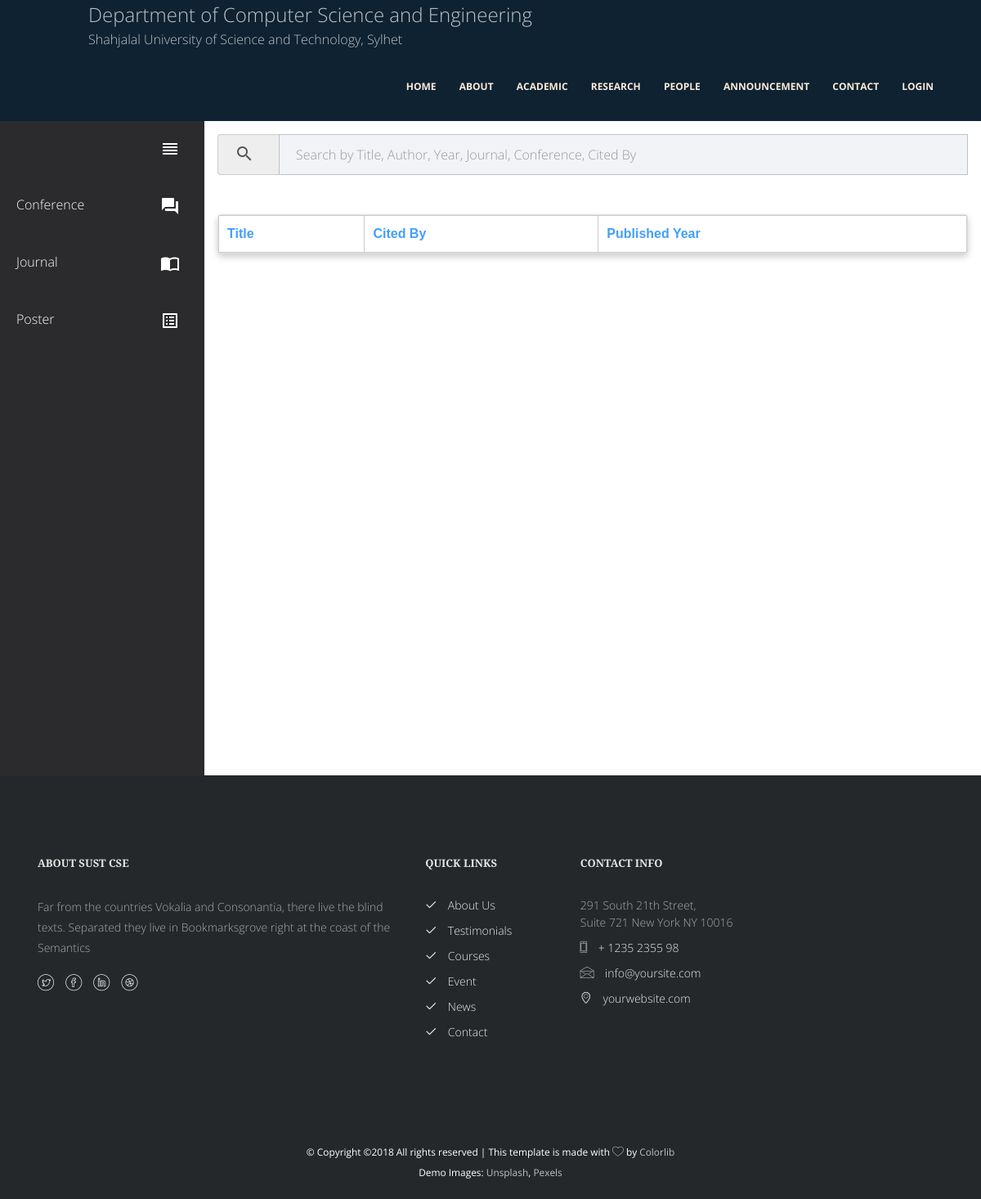
The page /research/publications/ on the database as committed earlier.
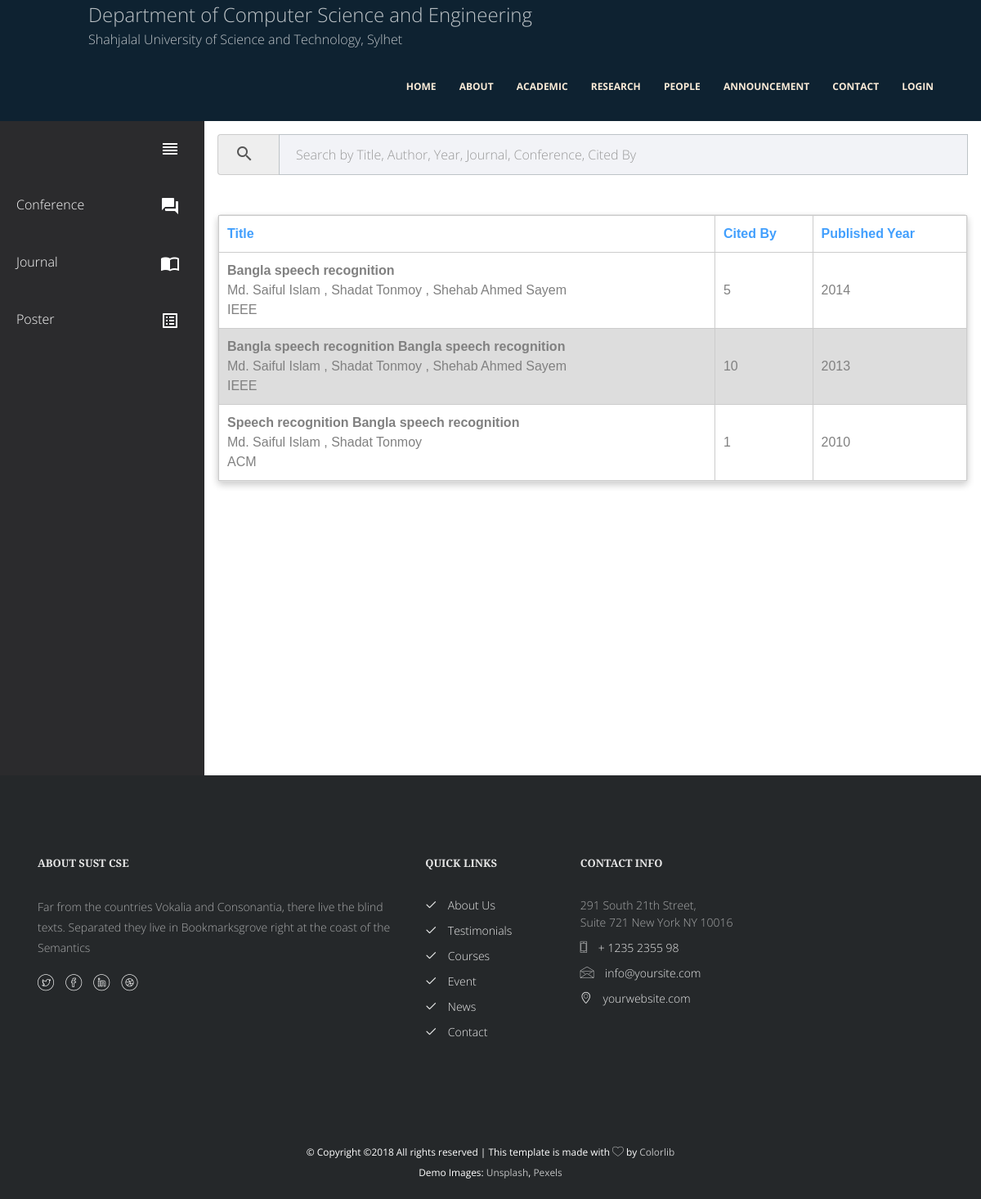
The same page on the database as committed later.
### research/models.py (models this page shows, shortened)
class Publication(models.Model):
    title = models.CharField(max_length=500)
    publication_type = models.ForeignKey(PublicationType, on_delete=models.CASCADE)
    published_year = models.CharField(max_length=10)
    link = models.URLField(blank=True, null=True)
    research_group = models.ForeignKey(ResearchGroup, blank=True, null=True, on_delete=models.SET_NULL)
    author_faculty = models.ForeignKey(Faculty, null=True, on_delete=models.SET_NULL)
    author_student = models.ManyToManyField(Student, related_name="students")
    where_published = models.CharField(max_length=500)
    cited_by = models.IntegerField()

### people/models.py (models this page shows)
class People(models.Model):
    name = models.CharField(max_length=200)
    designation = models.CharField(max_length=200)
    image = models.ImageField(blank=True, null=True, upload_to='people/images/')
    office = models.CharField(max_length=200)
    contact = models.CharField(max_length=200, blank=True, null=True)
    email = models.EmailField(blank=True, null=True)
    socialLinks = ["Dribbble.png", "Facebook.png", "Github.png", "YouTube.png", "Twitter.png", "Pinterest.png",
                   "Linkedin.png", "Google+.png", "Snapchat.png", "Instagram.png"]
    class Meta:
        abstract = True

class Faculty(People):
    research_interest = models.ManyToManyField(ResearchArea, related_name="faculty")
    STATUS = (
        ('in_service', 'In service'),
        ('on_leave', 'On leave'),
        ('ex', 'Ex Faculty'),
    )
    status = models.CharField(max_length=20, choices=STATUS)
    def __str__(self):
        return self.name
    class Meta:
        verbose_name_plural = "faculties"

class Student(models.Model):
    name = models.CharField(max_length=200)
    registration_no = models.CharField(max_length=12)
    STATUS = (
        ('current', 'Current'),
        ('allumni', 'Allumni'),
    )
    status = models.CharField(max_length=20, choices=STATUS)
    session = models.CharField(max_length=10)
    batch = models.ForeignKey(Batch, on_delete=models.CASCADE)
    def __str__(self):
        return self.name

### research/views.py (the view)
# urls.py: path('publications/', views.publications, name='publications'),
def publications(request):
    publications = Publication.objects.all()
    context = {'publications': publications}
    return render(request, 'research/publications.html', context)

### templates/research/publications.html (shortened to what this page needs)
{% extends 'base.html' %}
{% block content %}
<div class="sidebar">
    <ul class="sidebar-nav">
        <li>
            <a id="navbar-toggle"><i class="material-icons sidebar-icon" aria-hidden="true">reorder</i></i></a>
        </li>
        <li>
            <a href="#" onclick="showDiv('conference')">Conference <i class="material-icons sidebar-icon"
                                                                      aria-hidden="true">forum</i></i></a>
        </li>
        <li>
            <a href="#" onclick="showDiv('journal')">Journal <i class="material-icons sidebar-icon" aria-hidden="true">import_contacts</i></i>
            </a>
        </li>
        <li>
            <a href="#" onclick="showDiv('poster')">Poster <i class="material-icons sidebar-icon" aria-hidden="true">list_alt</i></i>
            </a>
        </li>
    </ul>
</div>
<div id="main">
        <form>
            <div class="input-group">
                <span class="input-group-addon"><i class="material-icons">search</i></span>
                <input style="border:1px solid #bdc3c7" id="searchItem" type="text" class="form-control"
                       name="searchItem" placeholder="Search by Title, Author, Year, Journal, Conference, Cited By">
            </div>
            <br>
        </form>
    <br>
    <div class="card" id="conference" style="display: none">
        <table id="conferenceTable">
            <thead>
                <tr>
                    <th><a href="#">Title</a></th>
                    <th><a href="#">Cited By</a></th>
                    <th><a href="#">Published Year</a></th>
                </tr>
            </thead>
            <tbody>
                {% for publication in publications %}
                {% if publication.publication_type.name == 'Conference' %}
                <tr>
                    <td>
                        <b>{{ publication.title }}</b>
                        <span>
                                {{ publication.author_faculty }}
                                {% for student in publication.author_student.all %}
                                    , {{ student }}
                                {% endfor %}
                            {{ publication.where_published }}
                                </span>
                    </td>
                    <td>{{ publication.cited_by }}</td>
                    <td>{{ publication.published_year }}</td>
                </tr>
                {% endif %}
                {% endfor %}
            </tbody>
        </table>
    </div>
</div>
{% endblock %}

Rows that differ between the two databases and show on the page:
now on this page (row edited): Publication: title "Bangla speech recognition", author_faculty "Md. Saiful Islam", where_published "IEEE", cited_by "5", published_year "2014"
now on this page (row unchanged): Student: name "Shadat Tonmoy"
now on this page (row unchanged): Student: name "Shehab Ahmed Sayem"
added Publication: title "Bangla speech recognition Bangla speech recognition", author_faculty "Md. Saiful Islam", where_published "IEEE", cited_by "10", published_year "2013"
added Publication: title "Speech recognition Bangla speech recognition", author_faculty "Md. Saiful Islam", where_published "ACM", cited_by "1", published_year "2010"
